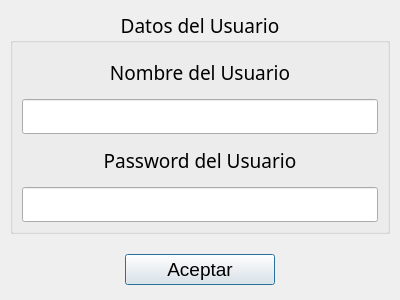
<?xml version="1.0" encoding="UTF-8"?>
<ui version="4.0">
 <class>VentanaEntrada</class>
 <widget class="QDialog" name="VentanaEntrada">
  <property name="geometry">
   <rect>
    <x>0</x>
    <y>0</y>
    <width>400</width>
    <height>300</height>
   </rect>
  </property>
  <property name="font">
   <font>
    <pointsize>14</pointsize>
   </font>
  </property>
  <property name="windowTitle">
   <string>Ventrada de Entrada de un Usuario</string>
  </property>
  <layout class="QGridLayout" name="gridLayout_2">
   <property name="leftMargin">
    <number>10</number>
   </property>
   <property name="topMargin">
    <number>10</number>
   </property>
   <property name="rightMargin">
    <number>10</number>
   </property>
   <property name="bottomMargin">
    <number>10</number>
   </property>
   <property name="verticalSpacing">
    <number>15</number>
   </property>
   <item row="0" column="0">
    <widget class="QGroupBox" name="groupBox">
     <property name="minimumSize">
      <size>
       <width>350</width>
       <height>200</height>
      </size>
     </property>
     <property name="font">
      <font>
       <family>Rockwell</family>
       <pointsize>14</pointsize>
       <weight>50</weight>
       <italic>false</italic>
       <bold>false</bold>
      </font>
     </property>
     <property name="autoFillBackground">
      <bool>true</bool>
     </property>
     <property name="styleSheet">
      <string notr="true">font: 14pt &quot;Rockwell&quot;;</string>
     </property>
     <property name="title">
      <string>Datos del Usuario</string>
     </property>
     <property name="alignment">
      <set>Qt::AlignCenter</set>
     </property>
     <layout class="QGridLayout" name="gridLayout">
      <item row="0" column="0">
       <widget class="QLabel" name="label">
        <property name="minimumSize">
         <size>
          <width>250</width>
          <height>35</height>
         </size>
        </property>
        <property name="text">
         <string>Nombre del Usuario</string>
        </property>
        <property name="alignment">
         <set>Qt::AlignCenter</set>
        </property>
       </widget>
      </item>
      <item row="1" column="0">
       <widget class="QLineEdit" name="inputUsuario">
        <property name="minimumSize">
         <size>
          <width>250</width>
          <height>35</height>
         </size>
        </property>
       </widget>
      </item>
      <item row="2" column="0">
       <widget class="QLabel" name="label_2">
        <property name="minimumSize">
         <size>
          <width>250</width>
          <height>35</height>
         </size>
        </property>
        <property name="text">
         <string>Password del Usuario</string>
        </property>
        <property name="alignment">
         <set>Qt::AlignCenter</set>
        </property>
       </widget>
      </item>
      <item row="3" column="0">
       <widget class="QLineEdit" name="inputPassword">
        <property name="minimumSize">
         <size>
          <width>250</width>
          <height>35</height>
         </size>
        </property>
        <property name="inputMethodHints">
         <set>Qt::ImhHiddenText|Qt::ImhNoAutoUppercase|Qt::ImhNoPredictiveText|Qt::ImhSensitiveData</set>
        </property>
        <property name="echoMode">
         <enum>QLineEdit::Password</enum>
        </property>
       </widget>
      </item>
     </layout>
    </widget>
   </item>
   <item row="1" column="0">
    <layout class="QHBoxLayout" name="horizontalLayout">
     <property name="spacing">
      <number>10</number>
     </property>
     <property name="leftMargin">
      <number>5</number>
     </property>
     <property name="topMargin">
      <number>5</number>
     </property>
     <property name="rightMargin">
      <number>5</number>
     </property>
     <property name="bottomMargin">
      <number>5</number>
     </property>
     <item>
      <spacer name="horizontalSpacer">
       <property name="orientation">
        <enum>Qt::Horizontal</enum>
       </property>
       <property name="sizeHint" stdset="0">
        <size>
         <width>40</width>
         <height>20</height>
        </size>
       </property>
      </spacer>
     </item>
     <item>
      <widget class="QPushButton" name="botonAceptar">
       <property name="minimumSize">
        <size>
         <width>150</width>
         <height>0</height>
        </size>
       </property>
       <property name="font">
        <font>
         <pointsize>14</pointsize>
        </font>
       </property>
       <property name="text">
        <string>Aceptar</string>
       </property>
      </widget>
     </item>
     <item>
      <spacer name="horizontalSpacer_2">
       <property name="orientation">
        <enum>Qt::Horizontal</enum>
       </property>
       <property name="sizeHint" stdset="0">
        <size>
         <width>40</width>
         <height>20</height>
        </size>
       </property>
      </spacer>
     </item>
    </layout>
   </item>
  </layout>
 </widget>
 <resources/>
 <connections/>
</ui>
